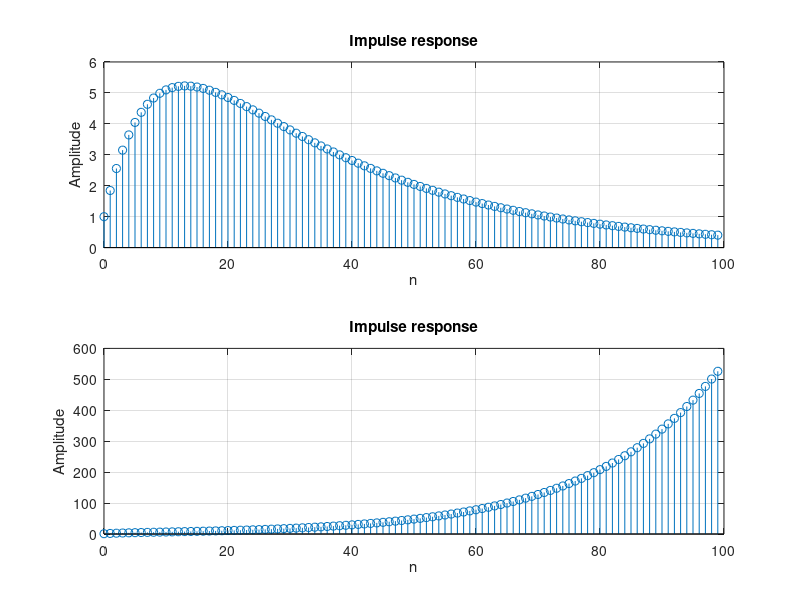
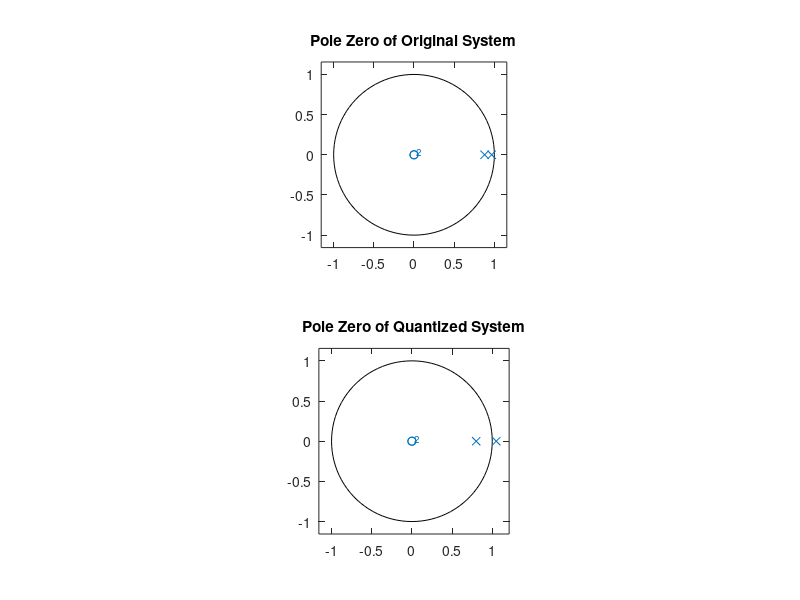

These figures' MATLAB source, in order:
N=100;
num=[1];
den=[1 -1.8456 0.849585];
[h,T]=impz(num,den,N);
figure(1);
subplot(2,1,1);
stem(T,h)
grid;
xlabel('n');
ylabel('Amplitude');
title('Impulse response');

num1=[1];
den1=[1 -1.85 0.84];
[h1,T]=impz(num1,den1,N);
figure(1);
subplot(2,1,2)
stem(T,h1);
grid;
xlabel('n');
ylabel('Amplitude');
title('Impulse response');

figure(2);
subplot(2,1,1)
zplane(num,den);
grid;
title('Pole Zero of Original System');
subplot(2,1,2);
zplane(num1,den1);
grid;
title('Pole Zero of Quantized System');

